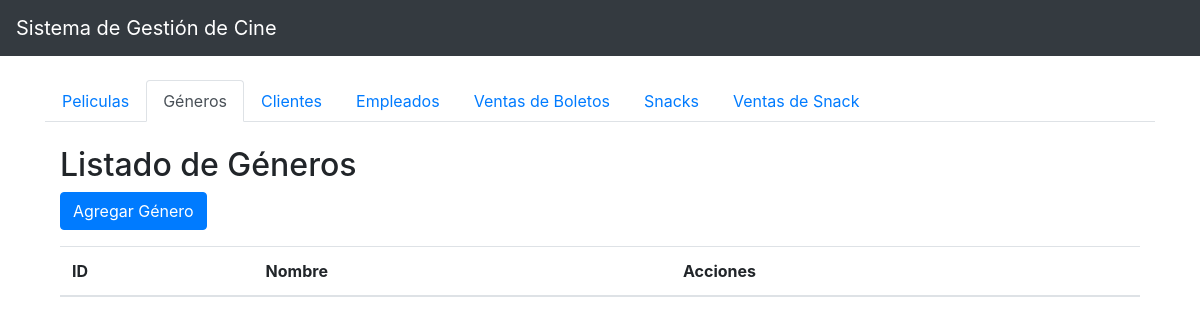
Before: /index.php?controller=GenerosController&action=index with the older database file.
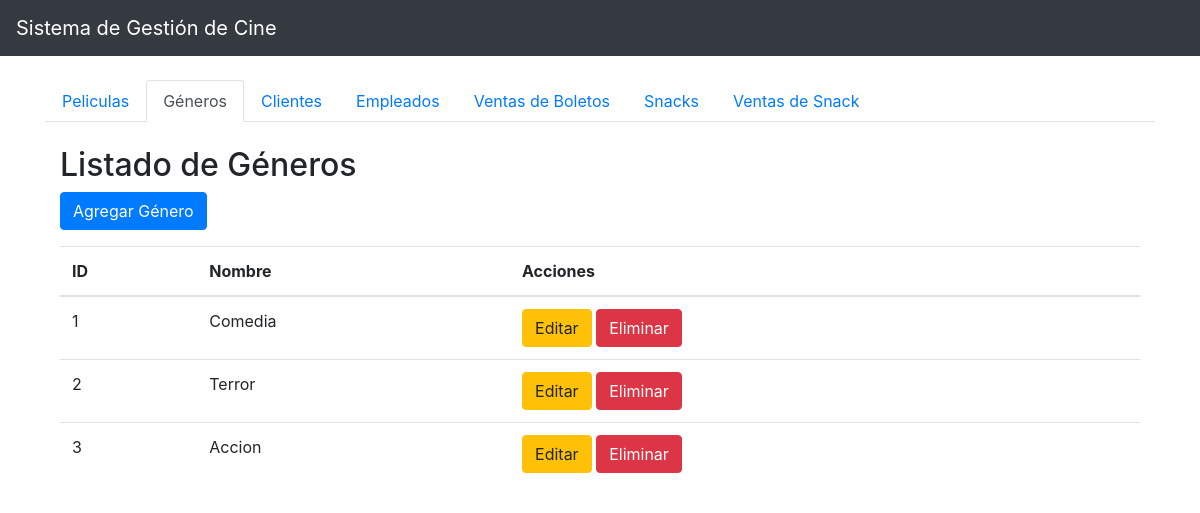
After: the same page with the newer database file.
### tables this page shows
CREATE TABLE `generos` (
  `id` int(11) NOT NULL,
  `nombre` varchar(100) NOT NULL
);

### controllers/GenerosController.php (called while the page is built, shortened)
<?php
require_once __DIR__ . '/../models/Genero.php';
class GenerosController {
    private $generoModel;
    public function __construct() {
        $this->generoModel = new Genero();
    }
    public function index() {
        $generos = $this->generoModel->obtenerGeneros();
        include './views/generos/index.php';
    }
}
?>

### models/Conexion.php (called while the page is built, shortened)
<?php
class Conexion {
    private $host = "localhost";
    private $user = "root";
    private $password = "";
    private $database = "cine_db";
    public function conectar() {
        $conexion = new mysqli($this->host, $this->user, $this->password, $this->database);
        return $conexion;
    }
}
?>

### models/Genero.php (called while the page is built, shortened)
<?php
require_once './models/Conexion.php';
class Genero {
    private $conexion;
    public function __construct() {
        $this->conexion = new Conexion();
    }
    public function obtenerGeneros() {
        $query = "SELECT * FROM generos";
        $resultado = $this->conexion->conectar()->query($query);
        return $resultado->fetch_all(MYSQLI_ASSOC);
    }
}
?>

### views/generos/index.php (the view)
<div class="container mt-4">
    <h2>Listado de Géneros</h2>
    <a href="./index.php?controller=GenerosController&action=alta" class="btn btn-primary mb-3">Agregar Género</a>
    <table class="table">
        <thead>
            <tr>
                <th>ID</th>
                <th>Nombre</th>
                <th>Acciones</th>
            </tr>
        </thead>
        <tbody>
            <?php foreach ($generos as $genero): ?>
            <tr>
                <td><?php echo $genero['id']; ?></td>
                <td><?php echo $genero['nombre']; ?></td>
                <td>
                    <a href="./index.php?controller=GenerosController&action=editar&id=<?php echo $genero['id']; ?>" class="btn btn-warning">Editar</a>
                    <a href="./index.php?controller=GenerosController&action=eliminar&id=<?php echo $genero['id']; ?>" class="btn btn-danger">Eliminar</a>
                </td>
            </tr>
            <?php endforeach; ?>
        </tbody>
    </table>
</div>

### index.php (shortened to what this page needs)
<!DOCTYPE html>
<html lang="es">
<head>
    <link rel="stylesheet" href="https://stackpath.bootstrapcdn.com/bootstrap/4.5.2/css/bootstrap.min.css">
</head>
<body>
    <nav class="navbar navbar-expand-lg navbar-dark bg-dark">
        <a class="navbar-brand" href="#">Sistema de Gestión de Cine</a>
    </nav>
    <div class="container mt-4">
        <ul class="nav nav-tabs">
            <li class="nav-item">
                <a class="nav-link <?php echo((isset($_GET['controller']) && $_GET['controller'] == 'PeliculasController' || !isset($_GET['controller']))? 'active' : '') ?>" href="./index.php?controller=PeliculasController&action=index">Peliculas</a>
            </li>
            <li class="nav-item">
                <a class="nav-link <?php echo(isset($_GET['controller']) && $_GET['controller'] == 'GenerosController' ? 'active' : '') ?>" href="./index.php?controller=GenerosController&action=index">Géneros</a>
            </li>
            <li class="nav-item">
                <a class="nav-link <?php echo(isset($_GET['controller']) && $_GET['controller'] == 'ClientesController' ? 'active' : '') ?>" href="./index.php?controller=ClientesController&action=index">Clientes</a>
            </li>
            <li class="nav-item">
                <a class="nav-link <?php echo(isset($_GET['controller']) && $_GET['controller'] == 'EmpleadosController' ? 'active' : '') ?>" href="./index.php?controller=EmpleadosController&action=index">Empleados</a>
            </li>
            <li class="nav-item">
                <a class="nav-link <?php echo(isset($_GET['controller']) && $_GET['controller'] == 'VentasBoletosController' ? 'active' : '') ?>" href="./index.php?controller=VentasBoletosController&action=index">Ventas de Boletos</a>
            </li>
            <li class="nav-item">
                <a class="nav-link <?php echo(isset($_GET['controller']) && $_GET['controller'] == 'SnacksController' ? 'active' : '') ?>" href="./index.php?controller=SnacksController&action=index">Snacks</a>
            </li>
            <li class="nav-item">
                <a class="nav-link <?php echo(isset($_GET['controller']) && $_GET['controller'] == 'VentasSnackController' ? 'active' : '') ?>" href="./index.php?controller=VentasSnackController&action=index">Ventas de Snack</a>
            </li>
        </ul>
        <?php
            if (isset($_GET['controller']) && isset($_GET['action'])) {
                $action = $_GET['action'];
                $controller = new $controller();
                $controller->$action();
            } else {
                require_once "controllers/PeliculasController.php";
                $peliculasController = new PeliculasController();
                $peliculasController->index();
            }
        ?>
    </div>
</body>
</html>

Changed rows visible on the page:
added generos: id "1", nombre "Comedia"
added generos: id "2", nombre "Terror"
added generos: id "3", nombre "Accion"
